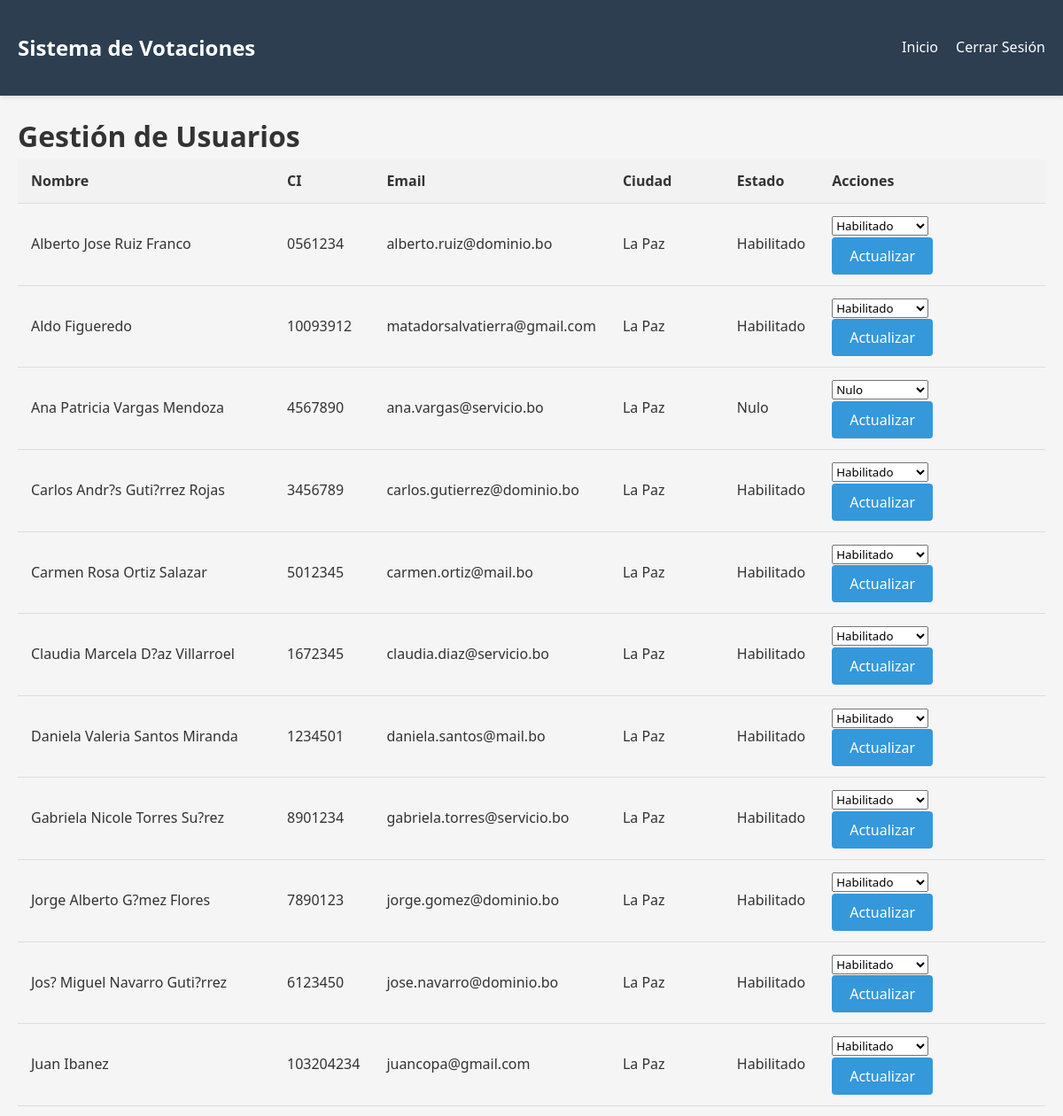
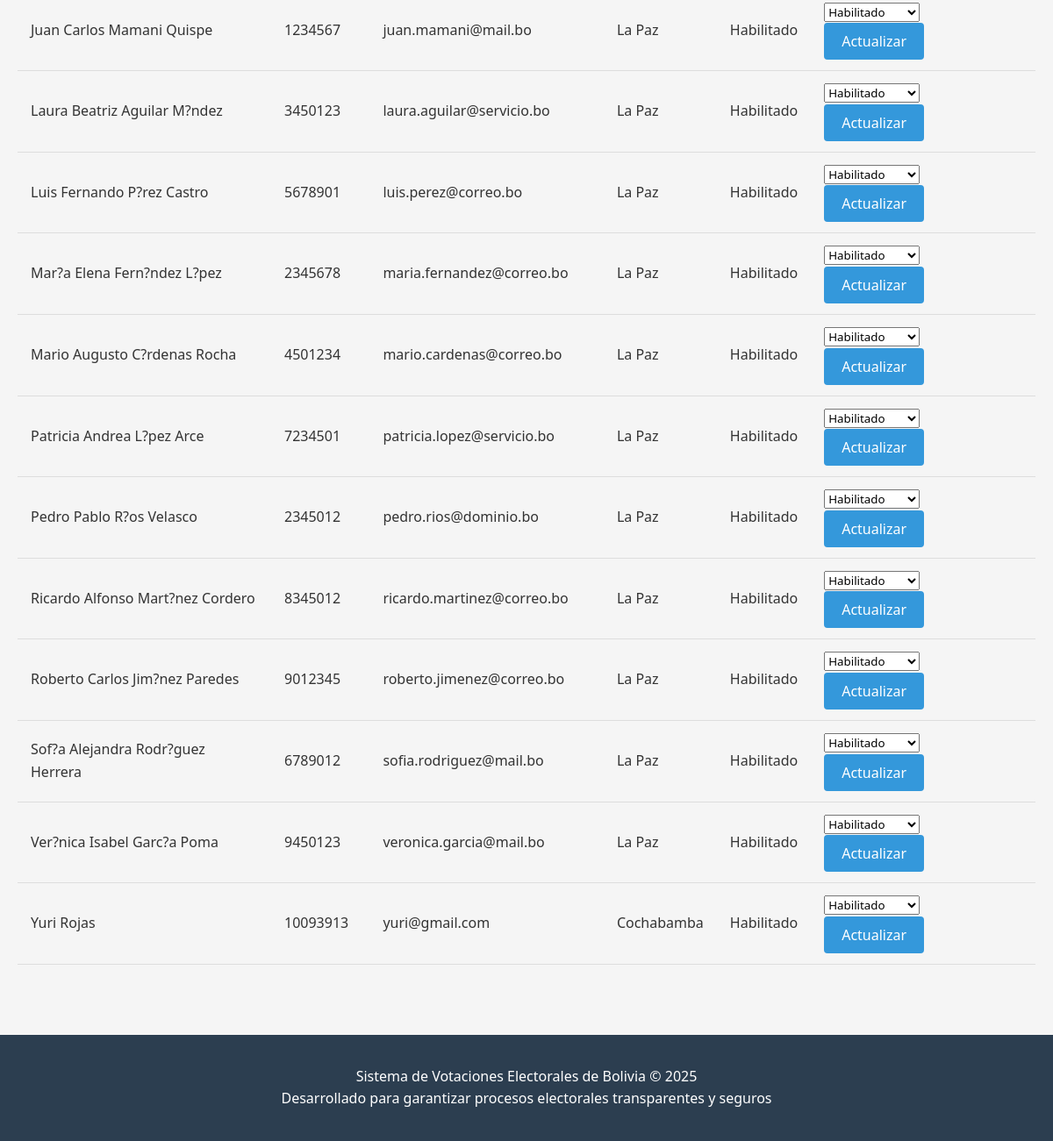
/admin/gestion_usuarios.php (signed in), run on the app's committed database (2 pictures, top to bottom).
### tables this page shows
CREATE TABLE `usuarios` (
  `id_usuario` varchar(20) NOT NULL,
  `nombre` varchar(100) NOT NULL,
  `apellido` varchar(100) NOT NULL,
  `ci` varchar(15) NOT NULL,
  `fecha_nacimiento` date NOT NULL,
  `direccion` text NOT NULL,
  `email` varchar(100) NOT NULL,
  `telefono` varchar(15) DEFAULT NULL,
  `id_ciudad` varchar(10) NOT NULL,
  `id_rol` int(11) NOT NULL,
  `estado` enum('habilitado','no habilitado','nulo') DEFAULT 'habilitado',
  `contrasena` varchar(255) NOT NULL
);

CREATE TABLE `ciudades` (
  `id_ciudad` varchar(10) NOT NULL,
  `nombre` varchar(100) NOT NULL,
  `id_provincia` varchar(10) NOT NULL
);

### admin/gestion_usuarios.php (the view, shortened to what this page needs)
<?php
require_once '../includes/auth.php';
$usuarios = [];
try {
    $sql = "SELECT u.*, c.nombre as ciudad
            FROM usuarios u
            JOIN ciudades c ON u.id_ciudad = c.id_ciudad
            ORDER BY u.nombre, u.apellido";
    $stmt = $pdo->query($sql);
    $usuarios = $stmt->fetchAll(PDO::FETCH_ASSOC);
} catch(PDOException $e) {
    $error = "Error al obtener usuarios: " . $e->getMessage();
}
?>
<!DOCTYPE html>
<html lang="es">
<head>
    <link rel="stylesheet" href="../assets/css/style.css">
</head>
<body>
    <?php include '../includes/header.php'; ?>
    <div class="container">
        <h1>Gestión de Usuarios</h1>
        <div class="table-responsive">
            <table class="data-table">
                <thead>
                    <tr>
                        <th>Nombre</th>
                        <th>CI</th>
                        <th>Email</th>
                        <th>Ciudad</th>
                        <th>Estado</th>
                        <th>Acciones</th>
                    </tr>
                </thead>
                <tbody>
                    <?php foreach ($usuarios as $usuario): ?>
                        <tr>
                            <td><?php echo htmlspecialchars($usuario['nombre'] . " " . $usuario['apellido']); ?></td>
                            <td><?php echo htmlspecialchars($usuario['ci']); ?></td>
                            <td><?php echo htmlspecialchars($usuario['email']); ?></td>
                            <td><?php echo htmlspecialchars($usuario['ciudad']); ?></td>
                            <td>
                                <span class="estado-badge estado-<?php echo $usuario['estado']; ?>">
                                    <?php echo ucfirst($usuario['estado']); ?>
                                </span>
                            </td>
                            <td>
                                <form action="<?php echo htmlspecialchars($_SERVER["PHP_SELF"]); ?>" method="post" class="inline-form">
                                    <select name="nuevo_estado" required>
                                        <option value="habilitado" <?php echo ($usuario['estado'] == 'habilitado') ? 'selected' : ''; ?>>Habilitado</option>
                                        <option value="nulo" <?php echo ($usuario['estado'] == 'nulo') ? 'selected' : ''; ?>>Nulo</option>
                                    </select>
                                    <button type="submit" name="cambiar_estado" class="btn btn-small">Actualizar</button>
                                </form>
                            </td>
                        </tr>
                    <?php endforeach; ?>
                </tbody>
            </table>
        </div>
    </div>
    <?php include '../includes/footer.php'; ?>
</body>
</html>

### assets/css/style.css (style rules this page uses)
* { margin: 0; padding: 0; box-sizing: border-box; font-family: 'Segoe UI', Tahoma, Geneva, Verdana, sans-serif; }
body { background-color: #f5f5f5; color: #333; line-height: 1.6; }
.container { max-width: 1200px; margin: 0 auto; padding: 20px; }
.btn { display: inline-block; padding: 10px 20px; background-color: #3498db; color: white; border: none; border-radius: 4px; cursor: pointer; text-decoration: none; font-size: 1rem; transition: background-color 0.3s; }
.data-table { width: 100%; border-collapse: collapse; margin-bottom: 30px; }
.data-table th, .data-table td { padding: 12px 15px; text-align: left; border-bottom: 1px solid #ddd; }
.data-table th { background-color: #f2f2f2; font-weight: 600; }

### data on the page
usuarios: nombre+apellido "Alberto Jose Ruiz Franco", ci "0561234", email "alberto.ruiz@dominio.bo", id_ciudad.nombre "La Paz", estado "Habilitado", nuevo_estado "Habilitado"
usuarios: nombre+apellido "Aldo Figueredo", ci "10093912", email "matadorsalvatierra@gmail.com", id_ciudad.nombre "La Paz", estado "Habilitado", nuevo_estado "Habilitado"
usuarios: nombre+apellido "Ana Patricia Vargas Mendoza", ci "4567890", email "ana.vargas@servicio.bo", id_ciudad.nombre "La Paz", estado "Nulo", nuevo_estado "Nulo"
usuarios: nombre+apellido "Carlos Andr?s Guti?rrez Rojas", ci "3456789", email "carlos.gutierrez@dominio.bo", id_ciudad.nombre "La Paz", estado "Habilitado", nuevo_estado "Habilitado"
usuarios: nombre+apellido "Carmen Rosa Ortiz Salazar", ci "5012345", email "carmen.ortiz@mail.bo", id_ciudad.nombre "La Paz", estado "Habilitado", nuevo_estado "Habilitado"
usuarios: nombre+apellido "Claudia Marcela D?az Villarroel", ci "1672345", email "claudia.diaz@servicio.bo", id_ciudad.nombre "La Paz", estado "Habilitado", nuevo_estado "Habilitado"
usuarios: nombre+apellido "Daniela Valeria Santos Miranda", ci "1234501", email "daniela.santos@mail.bo", id_ciudad.nombre "La Paz", estado "Habilitado", nuevo_estado "Habilitado"
usuarios: nombre+apellido "Gabriela Nicole Torres Su?rez", ci "8901234", email "gabriela.torres@servicio.bo", id_ciudad.nombre "La Paz", estado "Habilitado", nuevo_estado "Habilitado"
usuarios: nombre+apellido "Jorge Alberto G?mez Flores", ci "7890123", email "jorge.gomez@dominio.bo", id_ciudad.nombre "La Paz", estado "Habilitado", nuevo_estado "Habilitado"
usuarios: nombre+apellido "Jos? Miguel Navarro Guti?rrez", ci "6123450", email "jose.navarro@dominio.bo", id_ciudad.nombre "La Paz", estado "Habilitado", nuevo_estado "Habilitado"
usuarios: nombre+apellido "Juan Ibanez", ci "103204234", email "juancopa@gmail.com", id_ciudad.nombre "La Paz", estado "Habilitado", nuevo_estado "Habilitado"
usuarios: nombre+apellido "Juan Carlos Mamani Quispe", ci "1234567", email "juan.mamani@mail.bo", id_ciudad.nombre "La Paz", estado "Habilitado", nuevo_estado "Habilitado"
usuarios: nombre+apellido "Laura Beatriz Aguilar M?ndez", ci "3450123", email "laura.aguilar@servicio.bo", id_ciudad.nombre "La Paz", estado "Habilitado", nuevo_estado "Habilitado"
usuarios: nombre+apellido "Luis Fernando P?rez Castro", ci "5678901", email "luis.perez@correo.bo", id_ciudad.nombre "La Paz", estado "Habilitado", nuevo_estado "Habilitado"
usuarios: nombre+apellido "Mar?a Elena Fern?ndez L?pez", ci "2345678", email "maria.fernandez@correo.bo", id_ciudad.nombre "La Paz", estado "Habilitado", nuevo_estado "Habilitado"
usuarios: nombre+apellido "Mario Augusto C?rdenas Rocha", ci "4501234", email "mario.cardenas@correo.bo", id_ciudad.nombre "La Paz", estado "Habilitado", nuevo_estado "Habilitado"
usuarios: nombre+apellido "Patricia Andrea L?pez Arce", ci "7234501", email "patricia.lopez@servicio.bo", id_ciudad.nombre "La Paz", estado "Habilitado", nuevo_estado "Habilitado"
usuarios: nombre+apellido "Pedro Pablo R?os Velasco", ci "2345012", email "pedro.rios@dominio.bo", id_ciudad.nombre "La Paz", estado "Habilitado", nuevo_estado "Habilitado"
usuarios: nombre+apellido "Ricardo Alfonso Mart?nez Cordero", ci "8345012", email "ricardo.martinez@correo.bo", id_ciudad.nombre "La Paz", estado "Habilitado", nuevo_estado "Habilitado"
usuarios: nombre+apellido "Roberto Carlos Jim?nez Paredes", ci "9012345", email "roberto.jimenez@correo.bo", id_ciudad.nombre "La Paz", estado "Habilitado", nuevo_estado "Habilitado"
usuarios: nombre+apellido "Sof?a Alejandra Rodr?guez Herrera", ci "6789012", email "sofia.rodriguez@mail.bo", id_ciudad.nombre "La Paz", estado "Habilitado", nuevo_estado "Habilitado"
usuarios: nombre+apellido "Ver?nica Isabel Garc?a Poma", ci "9450123", email "veronica.garcia@mail.bo", id_ciudad.nombre "La Paz", estado "Habilitado", nuevo_estado "Habilitado"
usuarios: nombre+apellido "Yuri Rojas", ci "10093913", email "yuri@gmail.com", id_ciudad.nombre "Cochabamba", estado "Habilitado", nuevo_estado "Habilitado"
